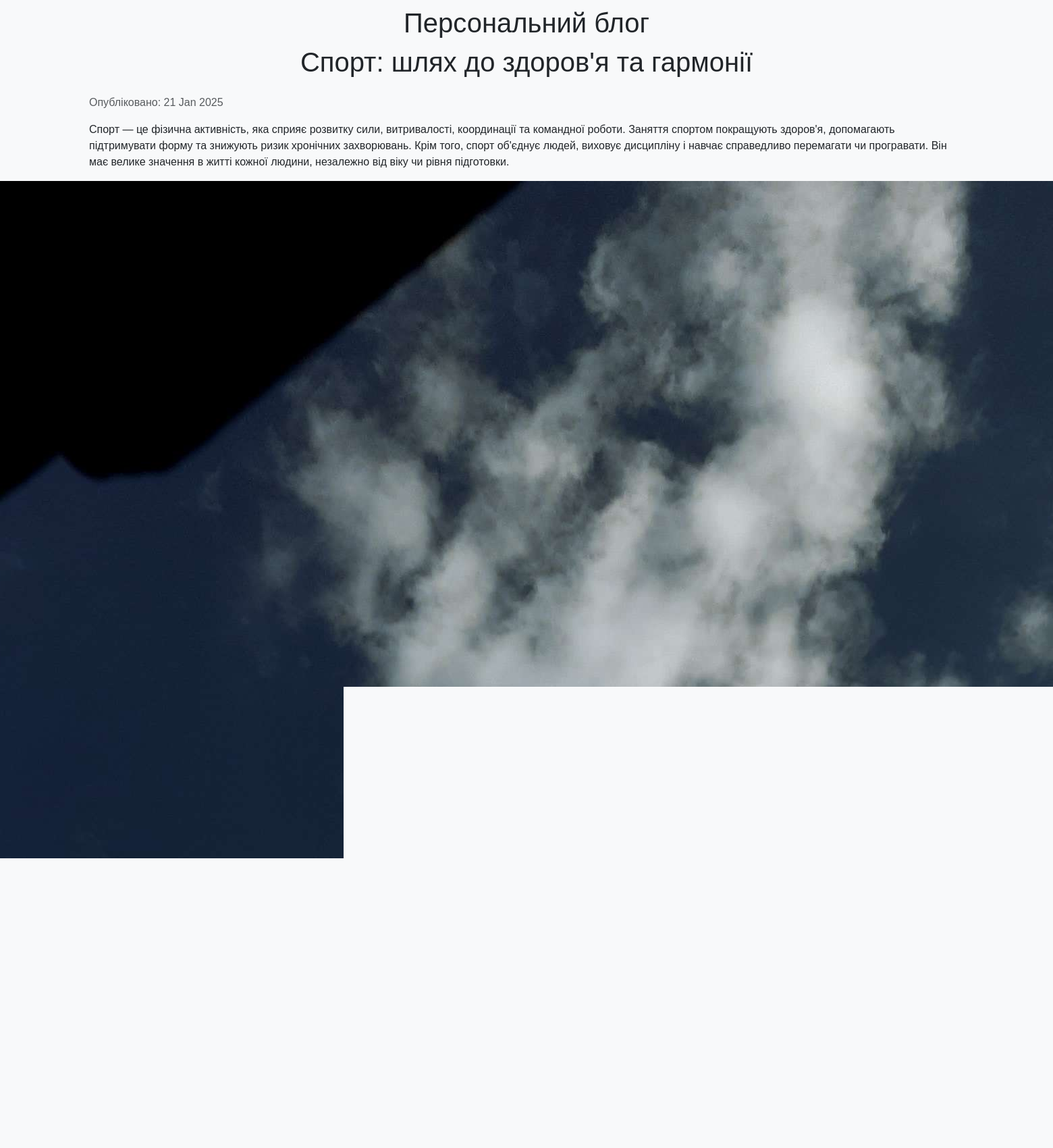
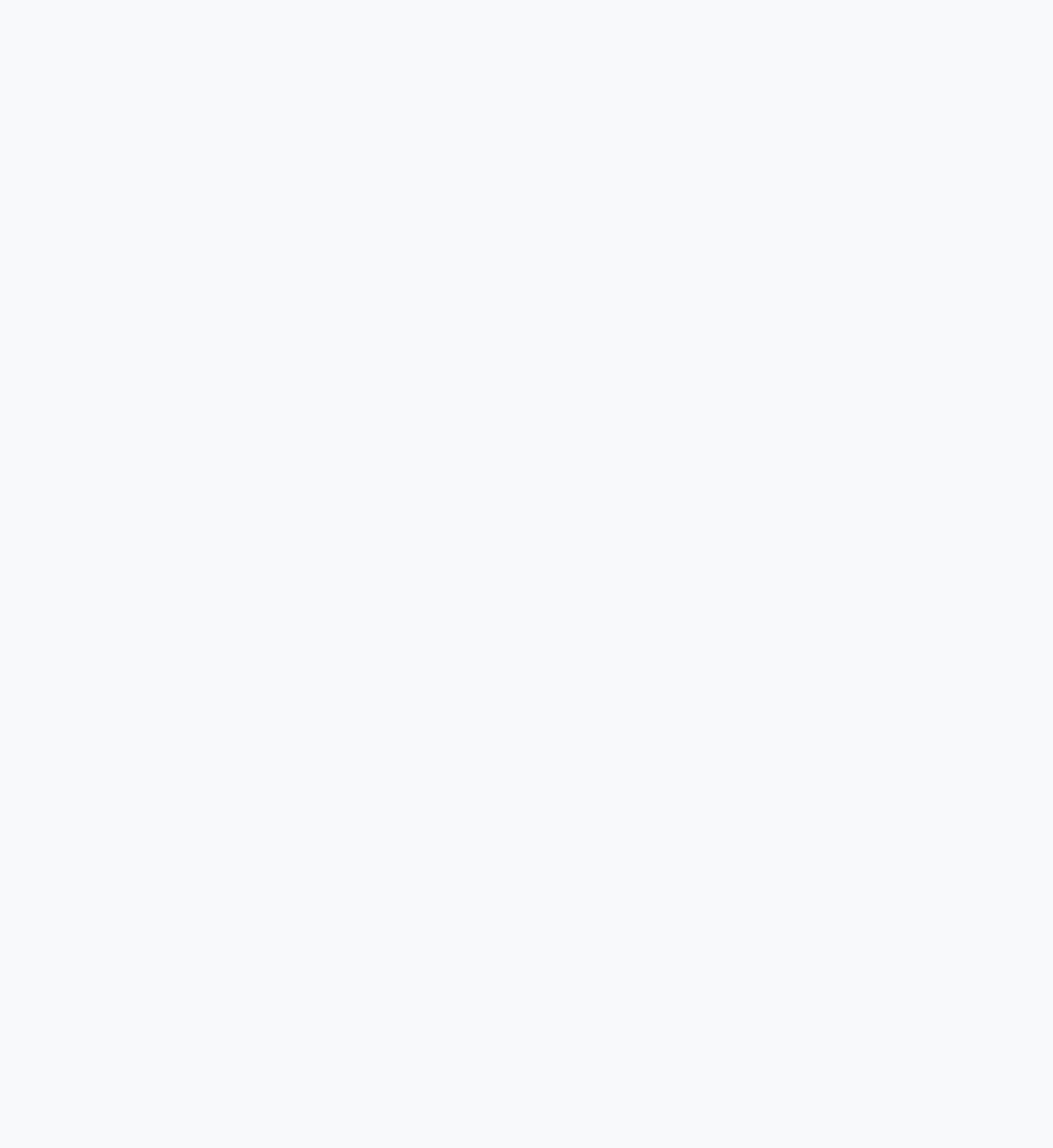
/article/sport-shlyah-do-zdorovya-ta-garmoniyi/ (upper part), run on the app's committed database (2 pictures, top to bottom).
### app_blog/models.py (models this page shows, shortened)
class Article(models.Model):
    title = models.CharField(u'Заголовок', max_length=250, help_text=u'Максимум 250 символів')
    description = models.TextField(blank=True, verbose_name=u'Опис')
    pub_date = models.DateTimeField(u'Дата публікації', default=timezone.now)
    slug = models.SlugField(u'Слаг', unique_for_date='pub_date')
    main_page = models.BooleanField(u'Головна', default=False, help_text=u'Показувати на головній сторінці')
    category = models.ForeignKey(Category, related_name='articles', blank=True, null=True,
                                 verbose_name=u'Категорія', on_delete=models.CASCADE)
    class Meta:
        ordering = ['-pub_date']
        verbose_name = u'Стаття'
        verbose_name_plural = u'Статті'

class ArticleImage(models.Model):
    article = models.ForeignKey(Article, verbose_name=u'Стаття', related_name='images', on_delete=models.CASCADE)
    image = models.ImageField(u'Фото', upload_to='photos')
    title = models.CharField(u'Заголовок', max_length=250, help_text=u'Максимум 250 символів', blank=True)
    class Meta:
        verbose_name = u'Фото для статті'
        verbose_name_plural = u'Фото для статті'

### app_blog/views.py (the view)
# urls.py: path('article/<slug:slug>/', ArticleDetailView.as_view(), name='article_detail'),  # Деталі статті
class ArticleDetailView(DetailView):
    model = Article
    template_name = 'articles/article_detail.html'
    context_object_name = 'article'

### app_blog/templates/articles/article_detail.html (shortened to what this page needs)
{% extends "base.html" %}
{% load static %}
{% block content %}
<h1 class="mb-4 article-detail-title">{{ article.title }}</h1>
<p class="text-muted">Опубліковано: {{ article.pub_date|date:"d M Y" }}</p>
<p>{{ article.description }}</p>
{% if article.images.all %}
<div class="fotorama-wrapper">
    <div class="fotorama" data-nav="thumbs" data-autoplay="true" data-maxheight="800" data-maxwidth="60%">
        {% for image in article.images.all %}
        <img src="{{ image.image.url }}" alt="{{ image.title }}" data-caption="{{ image.title }}">
        {% endfor %}
    </div>
</div>
{% endif %}
{% endblock %}

### static/css/main.css (style rules this page uses)
body { background-color: #f8f9fa; font-family: 'Arial', sans-serif; }
h1 { text-align: center; margin-top: 10px; }
.fotorama { margin: 0 auto; display: flex; justify-content: center; align-items: center; width: 100%; }

### data on the page
Article: title "Спорт: шлях до здоров'я та гармонії", pub_date "21 Jan 2025", description "Спорт — це фізична активність, яка сприяє розвитку сили, витривалості, координації та командної роботи. Заняття спортом покращують здоров'я, допомагають підтримувати форму та знижують ризик хронічних захворювань. Крім того, спорт об'єднує людей, виховує дисципліну і навчає справедливо перемагати чи програвати. Він має велике значення в житті кожної людини, незалежно від віку чи рівня підготовки."
ArticleImage: image (picture)
